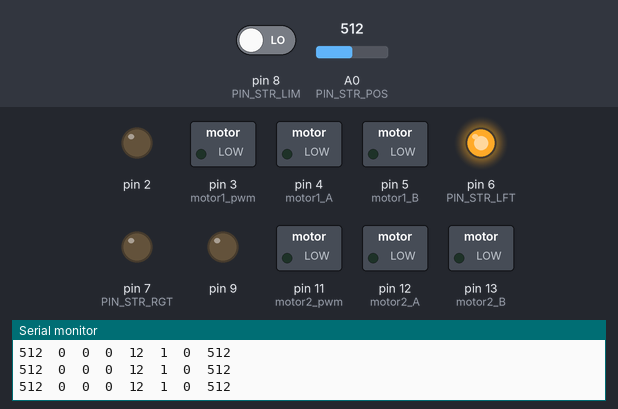
Recording of a sketch running on a simulated Arduino Uno, built with avr-gcc and run on an emulated ATmega328P. On the bench: switched loads named in the sketch (green lamp = pin HIGH), output pins drawn as LEDs (lit = HIGH), the last lines printed to the serial monitor. Inputs (shaded band) come from the test bench; at power-on: pin 8 (PIN_STR_LIM) LOW, A0 (PIN_STR_POS) = 512.

Above: at 1.2 s.
1.3 s: pin 8 (PIN_STR_LIM) driven HIGH
At 2.9 s:
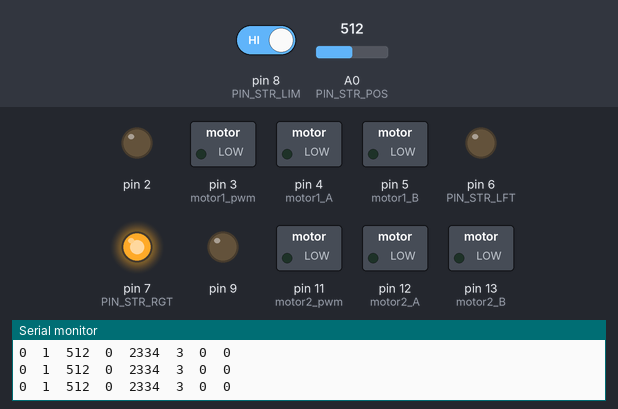
At 3.9 s:
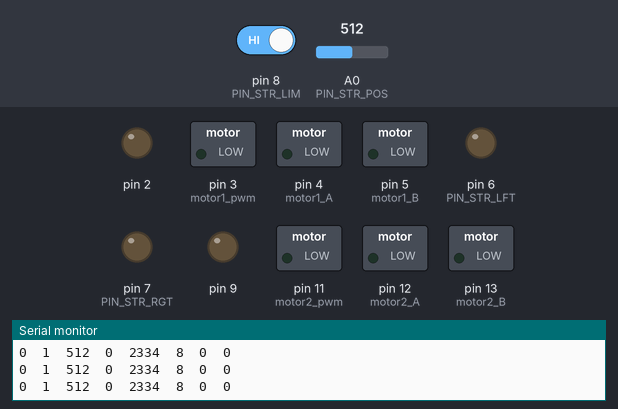
7.3 s: A0 (PIN_STR_POS) set to 603
10.3 s: A0 (PIN_STR_POS) set to 628
Timing chart, 0 to 13.3 s (numbered marks = the images above; inputs shaded):
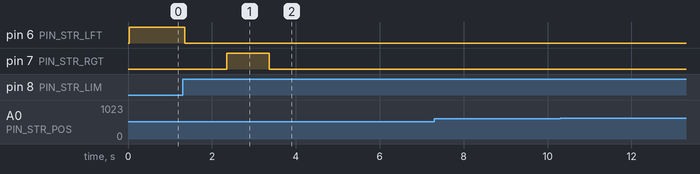

Measured:
- after the input at 1.3 s, pin 6 (PIN_STR_LFT): HIGH → LOW after 0.05 s instead of 1.3 s; pin 7 (PIN_STR_RGT): LOW → HIGH after 1.1 s, → LOW 1.0 s later

The sketch:

start_rulevoe_with_rele.ino
```cpp
//танцует, не включать!!!!!!
#define motor1_A 4
#define motor1_B 5
#define motor1_pwm 3

#define motor2_A 12
#define motor2_B 13
#define motor2_pwm 11

#define PIN_STR_LFT 6
#define PIN_STR_RGT 7
#define PIN_STR_LIM 8
#define PIN_STR_POS A0

#define ST_STR_INIT       0
#define ST_STR_RIGHT      1
#define ST_STR_SAVE_R1    2
#define ST_STR_LEFT1      3
#define ST_STR_LEFT2      4
#define ST_STR_SAVE_R2    5
#define ST_STR_GO_MIDDLE1 6
#define ST_STR_GO_MIDDLE2 7
#define ST_STR_FAIL       8
#define ST_STR_WORK       9
#define ST_WORK           10

#define ST_WRK_TRON    0
#define ST_WRK_EHAT_1  1
#define ST_WRK_POWOROT 2
#define ST_WRK_PRYAMO  3
#define ST_WRK_EHAT_2  4
#define ST_WRK_STOP    5
#define ST_WRK_FAIL    6

void str_stop()
{
  digitalWrite(PIN_STR_LFT, 0);
  digitalWrite(PIN_STR_RGT, 0);
}

void str_right()
{
  digitalWrite(PIN_STR_LFT, 1);
  digitalWrite(PIN_STR_RGT, 0);
}

void str_left()
{
  digitalWrite(PIN_STR_LFT, 0);
  digitalWrite(PIN_STR_RGT, 1);
}

long get_str_pos()
{
  long p = 0;
  for (int i = 0; i < 100; i++)
  {
    p += analogRead(PIN_STR_POS);
  }
  return p / 100;
}

int is_str_limit()
{
  int p = 0;
  for (int i = 0; i < 100; i++)
  {
    p += digitalRead(PIN_STR_LIM);
  }
  return p > 80;
}

void start_bc_motors()
{
  digitalWrite(motor1_A, 1);
  digitalWrite(motor1_B, 0);

  digitalWrite(motor2_A, 1);
  digitalWrite(motor2_B, 0);
  for (int i = 0; i < 256; i++)
  {
    analogWrite(motor1_pwm, i);
    analogWrite(motor2_pwm, i);
    delay(20);
  }
}

void stop_bc_motors()
{
  for (int i = 255; i >= 0; i--)
  {
    analogWrite(motor1_pwm, i);
    analogWrite(motor2_pwm, i);
    delay(20);
  }
  digitalWrite(motor1_A, 0);
  digitalWrite(motor1_B, 0);

  digitalWrite(motor2_A, 0);
  digitalWrite(motor2_B, 0);
}

void setup()
{
  pinMode(6, 1);
  pinMode(7, 1);
  pinMode(8, 0);
  Serial.begin(9600);
  str_stop();
  ss_println();

  pinMode(4, OUTPUT);
  pinMode(5, OUTPUT);
  pinMode(3, OUTPUT);

  pinMode(13, OUTPUT);
  pinMode(12, OUTPUT);
  pinMode(11, OUTPUT);

  pinMode(2, OUTPUT);
  pinMode(9, OUTPUT);
}

int state = ST_STR_INIT;
int work_state = 0;
long t  = 0;
long R1 = 0;
long R2 = 0;
int is_limit = 0;
int str_pos = 0;
int my_R, my_R1, my_R2;

int set_str_pos(int pos)
{
  int fff = 0;
  if (! is_limit)
  {
    if (millis() - t > 5000)
    {
      fff = 2;
    }

    if (abs(pos - str_pos) > 10)
    {
      if (pos > 0)
      {
        if (pos - str_pos > 0 )
        {
          str_left();
          fff = 0;
        }
      }
      else if (pos < 0)
      {
        if (pos - str_pos < 0)
        {
          str_right();
          fff = 0;
        }
      }

    }
    else
    {
      fff = 1;
    }
  }
  else
  {
    fff = 3;
  }
  return (fff);
}

void s_println()
{
  String tsate[11] = {"INIT", "RIGHT", "SR1", "L1", "L2", "SR2", "M1", "M2", "F", "STRWORK", "WORK"};
  String wstate[7] = {"TRON", "EHAT_1", "POWOROT", "PRYAMO", "EHAT_2", "STOP", "F"};
  Serial.print(str_pos);        Serial.print('\t');
  Serial.print(is_limit);       Serial.print('\t');
  Serial.print(R1);             Serial.print('\t');
  Serial.print(R2);             Serial.print('\t');
  Serial.print(t);              Serial.print('\t');
  Serial.print(state);          Serial.print('\t');
  Serial.print(work_state);     Serial.print('\t');
  Serial.print(str_pos);
  Serial.print('\n');
}

void ss_println()
{
  Serial.print("pos");         Serial.print('\t');
  Serial.print("limit");       Serial.print('\t');
  Serial.print("R1");          Serial.print('\t');
  Serial.print("R2");          Serial.print('\t');
  Serial.print("t");           Serial.print('\t');
  Serial.print("state");       Serial.print('\t');
  Serial.print("work_state");  Serial.print('\t');
  Serial.print("str_pos");     Serial.print('\n');
}

void loop()
{
  is_limit = is_str_limit();
  str_pos = get_str_pos() - R1 - R2 / 2;
  s_println();
  switch (state)
  {

    case ST_STR_INIT:
      t = millis();
      state = ST_STR_RIGHT;
      break;
    case ST_STR_RIGHT:
      if (! is_limit)
      {
        if (millis() - t > 2500)
        {
          state = ST_STR_FAIL;
        }
        str_right();
      }
      else
      {
        t = millis();
        state = ST_STR_SAVE_R1;
      }
      break;
    case ST_STR_SAVE_R1:
      str_stop();
      if (millis() - t > 1000)
      {
        R1 = str_pos;
        my_R1 = analogRead(A0);
        t = millis();
        state = ST_STR_LEFT1;
      }
      break;
    case ST_STR_LEFT1:
      if (is_limit)
      {
        if (millis() - t > 1000)
        {
          state = ST_STR_FAIL;
        }
        str_left();
      } else
      {
        state = ST_STR_LEFT2;
      }
      break;
    case ST_STR_LEFT2:
      if (!is_limit)
      {
        if (millis() - t > 2500)
        {
          state = ST_STR_FAIL;
        }
        str_left();
      } else if (is_limit)
      {
        t = millis();
        state = ST_STR_SAVE_R2;
      }
      break;
    case ST_STR_SAVE_R2:
      str_stop();
      if (millis() - t > 1100)
      {
        R2 = str_pos;
        my_R2 = analogRead(A0);
        t = millis();
        state = ST_STR_GO_MIDDLE1;
      }
      break;
    case ST_STR_GO_MIDDLE1:
      if (is_limit)
      {
        if (millis() - t > 200)
        {
          state = ST_STR_FAIL;
        }
        str_right();
      }
      else
      {
        t = millis();
        state = ST_STR_GO_MIDDLE2;
      }
      break;
    case ST_STR_GO_MIDDLE2:
      if (! is_limit)
      {
        if (millis() - t > 2500)
        {
          state = ST_STR_FAIL;
        }
        str_right();
      }
      else
      {
        state = ST_STR_FAIL;
      }
      if (str_pos <= 0)
      {
        state = ST_STR_WORK;
      }
      break;
    case ST_STR_FAIL:
      str_stop();
      break;
    case ST_STR_WORK:
      str_stop();
      state = ST_WORK;
      break;
    case ST_WORK:
      switch (work_state)
      {
        case ST_WRK_PRYAMO:
          //work_state = ST_WRK_STOP;
          //digitalWrite(2, 0);
          //digitalWrite(9, 0);
          if (! is_limit)
          {
            if (millis() - t > 2500)
            {
              work_state = ST_STR_FAIL;
            }
            if (str_pos >= 0)
            {
              str_right();
            }
            else if (str_pos <= 0)
            {
              str_left();
            }
            else
            {
              work_state = ST_WRK_EHAT_2;
            }
          }
          break;

        case ST_WRK_TRON:
          //start_bc_motors();
          t = millis();
          work_state = ST_WRK_EHAT_1;
          break;

        case ST_WRK_EHAT_1:
          if (millis() - t  >= 2000)
          {
            t = millis();
            work_state = ST_WRK_POWOROT;
          }
          break;

        case ST_WRK_POWOROT:
          int f = set_str_pos(-40);
          if (f == 1)
          {
            str_stop();
            t = millis();
            work_state = ST_WRK_PRYAMO;

          }
          else if ( f == 2 )
          {
            str_stop();
            work_state = ST_WRK_FAIL;
          }
          else if ( f == 3 )
          {
            str_stop();
            work_state = ST_WRK_FAIL;
          }
          break;


        case ST_WRK_EHAT_2:
          if (millis() - t >= 500)
          {
            work_state = ST_WRK_STOP;
          }
          break;

        case ST_WRK_STOP:
          stop_bc_motors();
          str_stop();
          break;

        case ST_WRK_FAIL:
          str_stop();
          stop_bc_motors();
          break;
      }
      break;
  }
}
```
